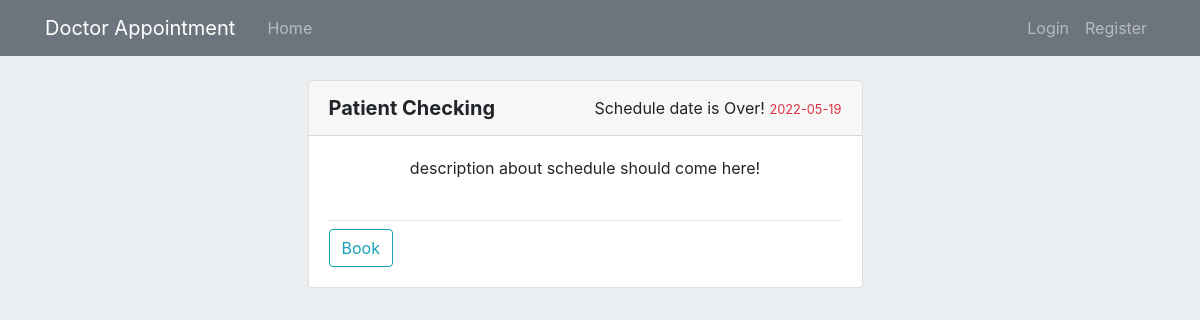
Screenshot of /list/3 with the database file from the repository.
### appointment/Models/ScheduleModel.py (models this page shows, shortened)
class Schedule(db.Model):
    __tablename__='Schedule'
    id = db.Column(db.Integer, primary_key=True)
    name = db.Column(db.String(100), nullable=False)
    doctor_id = db.Column(db.Integer, db.ForeignKey('user.id'))
    start_date = db.Column(db.Date(), default = datetime.now().date())
    end_date = db.Column(db.Date(), default = datetime.now().date())
    description = db.Column(db.Text())
    appointment = db.relationship('Appointment', backref='Schedule', lazy=True)

### appointment/routes.py (the view)
@app.route("/list/<int:id>", methods=('GET', 'POST'))
def viewSchedule(id):
    return view_doctor_schedule(id)

### appointment/view.py (called while the page is built)
def view_doctor_schedule(id):
    doctor = User.query.filter_by(id=id).first()
    if not doctor.schedule:
        flash("This doctor doesn't have any schedule!", 'info')
        return redirect(url_for('home'))
    return render_template("view_schedules.html", schedules=doctor.schedule, todaydate=datetime.now().date())

### appointment/templates/view_schedules.html (shortened to what this page needs)
{% extends "layout/layout.html" %}
{% block content %}
{% include 'layout/home_header.html' %}
<div class="row col-12 mt-8">
    {% for schedule in schedules %}
    <div class="col-md-6 offset-md-3 mb-3">
        <div class="card">
            <div class="card-header d-flex justify-content-between align-items-center">
                <h5 class="modal-title text-capitalize font-weight-bold">{{ schedule.name }}</h5>
                <div class="">
                    {% if todaydate > schedule.end_date %}
                        <span>Schedule date is Over!</span>
                        <small class="text-danger">
                            {{ schedule.end_date }}
                        </small>
                    {% else %}
                        <span>Available upto</span>
                        <small class="text-info">
                            {{ schedule.end_date }}
                        </small>
                    {% endif %}
                </div>
            </div>
            <div class="card-body">
                <div class="modal-body p-0">
                    <span class="d-flex justify-content-center">{{ schedule.description }}</span>
                    <br>
                    <hr class="mb-2">
                    <div class="col-12 p-0 d-flex justify-content-between">
                        {% if current_user.id == schedule.doctor_id %}
                            <a class="btn btn-outline-info disable-a" href="{{url_for('patientAppointment', id=schedule.id)}}">Book </a>
                        {% else %}
                            <a class="btn btn-outline-info" href="{{url_for('patientAppointment', id=schedule.id)}}">Book </a>
                        {% endif %}
                    </div>
                </div>
            </div>
        </div>
    </div>
    {% endfor %}
</div>
{% endblock %}

### appointment/static/style.css (style rules this page uses)
.mt-8 { margin-top: 80px; }
.p-0 { padding: 0 !important; }
.body-bg { background-color: #eceff1; }

### rows the page displays
Schedule: name "Patient Checking", end_date "2022-05-19", description "description about schedule should come here!"
